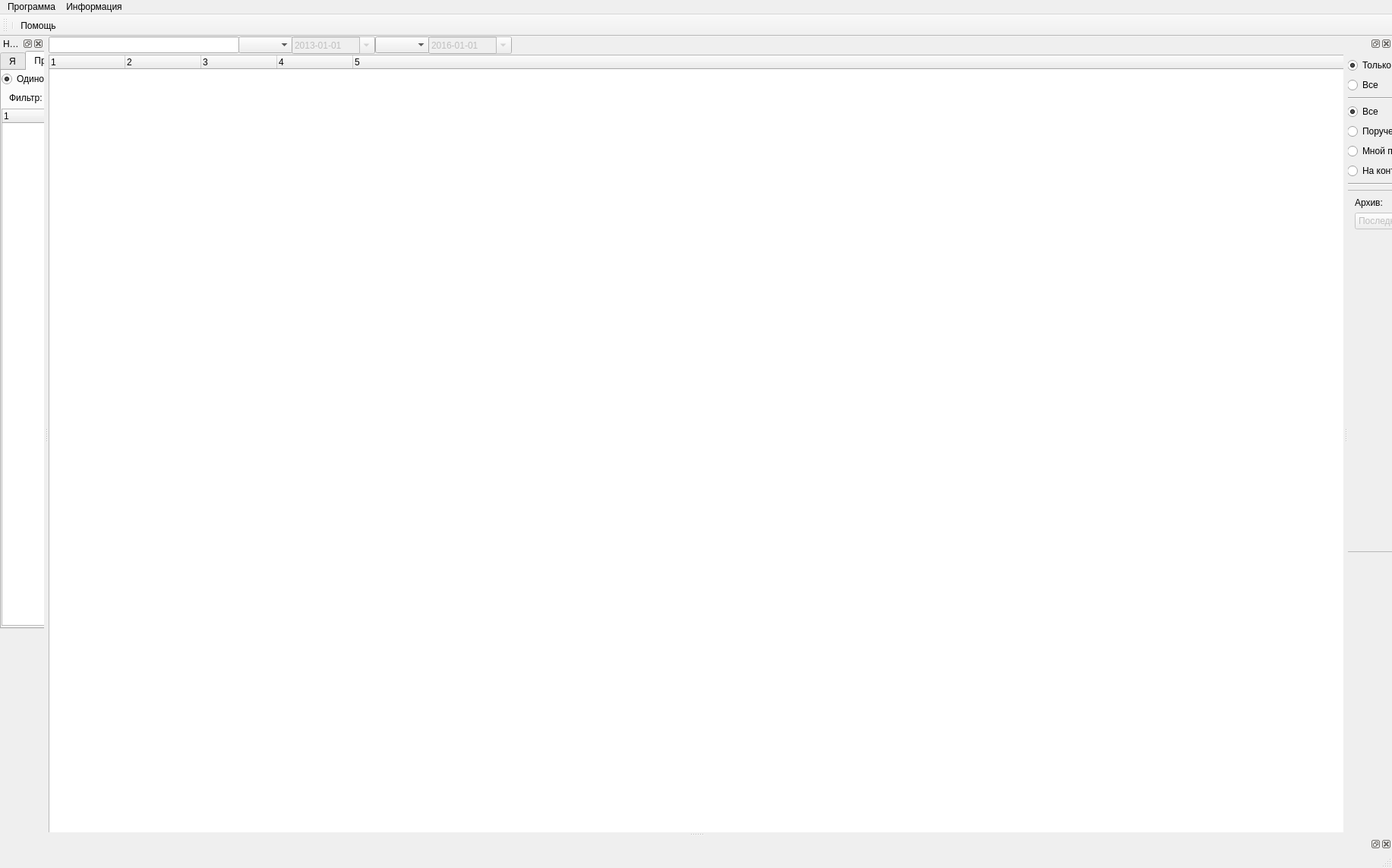
<?xml version="1.0" encoding="UTF-8"?>
<ui version="4.0">
 <class>MainWindowFull</class>
 <widget class="QMainWindow" name="MainWindowFull">
  <property name="geometry">
   <rect>
    <x>0</x>
    <y>0</y>
    <width>1833</width>
    <height>1143</height>
   </rect>
  </property>
  <property name="windowTitle">
   <string>MainWindowFull</string>
  </property>
  <property name="locale">
   <locale language="Russian" country="Russia"/>
  </property>
  <property name="dockOptions">
   <set>QMainWindow::AllowNestedDocks|QMainWindow::AllowTabbedDocks|QMainWindow::AnimatedDocks</set>
  </property>
  <widget class="QWidget" name="centralWidget">
   <property name="enabled">
    <bool>true</bool>
   </property>
   <widget class="QWidget" name="verticalLayoutWidget_2">
    <property name="geometry">
     <rect>
      <x>0</x>
      <y>0</y>
      <width>2971</width>
      <height>1481</height>
     </rect>
    </property>
    <layout class="QVBoxLayout" name="issuesLayout" stretch="0,0">
     <property name="spacing">
      <number>0</number>
     </property>
     <item>
      <widget class="QWidget" name="widget" native="true">
       <property name="minimumSize">
        <size>
         <width>0</width>
         <height>24</height>
        </size>
       </property>
       <widget class="QLineEdit" name="issuesFilter_field_name">
        <property name="geometry">
         <rect>
          <x>0</x>
          <y>0</y>
          <width>251</width>
          <height>22</height>
         </rect>
        </property>
       </widget>
       <widget class="QComboBox" name="issuesFilter_field_assigned_to">
        <property name="geometry">
         <rect>
          <x>250</x>
          <y>0</y>
          <width>72</width>
          <height>22</height>
         </rect>
        </property>
       </widget>
       <widget class="QDateEdit" name="issuesFilter_field_due_date">
        <property name="enabled">
         <bool>false</bool>
        </property>
        <property name="geometry">
         <rect>
          <x>320</x>
          <y>0</y>
          <width>110</width>
          <height>23</height>
         </rect>
        </property>
        <property name="displayFormat">
         <string>yyyy-MM-dd</string>
        </property>
        <property name="calendarPopup">
         <bool>true</bool>
        </property>
        <property name="date">
         <date>
          <year>2013</year>
          <month>1</month>
          <day>1</day>
         </date>
        </property>
       </widget>
       <widget class="QComboBox" name="issuesFilter_field_status">
        <property name="geometry">
         <rect>
          <x>430</x>
          <y>0</y>
          <width>72</width>
          <height>22</height>
         </rect>
        </property>
       </widget>
       <widget class="QDateEdit" name="issuesFilter_field_updated_on">
        <property name="enabled">
         <bool>false</bool>
        </property>
        <property name="geometry">
         <rect>
          <x>500</x>
          <y>0</y>
          <width>110</width>
          <height>23</height>
         </rect>
        </property>
        <property name="displayFormat">
         <string>yyyy-MM-dd</string>
        </property>
        <property name="calendarPopup">
         <bool>true</bool>
        </property>
        <property name="date">
         <date>
          <year>2016</year>
          <month>1</month>
          <day>1</day>
         </date>
        </property>
       </widget>
      </widget>
     </item>
     <item>
      <widget class="QTreeWidget" name="issuesTree">
       <property name="columnCount">
        <number>5</number>
       </property>
       <column>
        <property name="text">
         <string notr="true">1</string>
        </property>
       </column>
       <column>
        <property name="text">
         <string notr="true">2</string>
        </property>
       </column>
       <column>
        <property name="text">
         <string notr="true">3</string>
        </property>
       </column>
       <column>
        <property name="text">
         <string notr="true">4</string>
        </property>
       </column>
       <column>
        <property name="text">
         <string notr="true">5</string>
        </property>
       </column>
      </widget>
     </item>
    </layout>
   </widget>
  </widget>
  <widget class="QMenuBar" name="menubar">
   <property name="geometry">
    <rect>
     <x>0</x>
     <y>0</y>
     <width>1833</width>
     <height>19</height>
    </rect>
   </property>
   <widget class="QMenu" name="menu">
    <property name="title">
     <string>Программа</string>
    </property>
    <addaction name="actionQuit"/>
   </widget>
   <widget class="QMenu" name="menu_2">
    <property name="title">
     <string>Информация</string>
    </property>
    <addaction name="actionHelp"/>
   </widget>
   <addaction name="menu"/>
   <addaction name="menu_2"/>
  </widget>
  <widget class="QDockWidget" name="navigationDock">
   <property name="locale">
    <locale language="Russian" country="Russia"/>
   </property>
   <property name="windowTitle">
    <string>Навигация</string>
   </property>
   <attribute name="dockWidgetArea">
    <number>1</number>
   </attribute>
   <widget class="QWidget" name="navigationDockContents">
    <widget class="QTabWidget" name="navigationTabs">
     <property name="geometry">
      <rect>
       <x>0</x>
       <y>0</y>
       <width>271</width>
       <height>761</height>
      </rect>
     </property>
     <property name="currentIndex">
      <number>1</number>
     </property>
     <property name="elideMode">
      <enum>Qt::ElideNone</enum>
     </property>
     <widget class="QWidget" name="meTab">
      <attribute name="title">
       <string>Я</string>
      </attribute>
     </widget>
     <widget class="QWidget" name="projectsTab">
      <attribute name="title">
       <string>Проекты</string>
      </attribute>
      <widget class="QTreeWidget" name="projects">
       <property name="geometry">
        <rect>
         <x>0</x>
         <y>50</y>
         <width>271</width>
         <height>681</height>
        </rect>
       </property>
       <property name="sortingEnabled">
        <bool>false</bool>
       </property>
       <property name="wordWrap">
        <bool>true</bool>
       </property>
       <property name="headerHidden">
        <bool>false</bool>
       </property>
       <property name="columnCount">
        <number>1</number>
       </property>
       <column>
        <property name="text">
         <string notr="true">1</string>
        </property>
       </column>
      </widget>
      <widget class="QWidget" name="horizontalLayoutWidget">
       <property name="geometry">
        <rect>
         <x>0</x>
         <y>0</y>
         <width>195</width>
         <height>22</height>
        </rect>
       </property>
       <layout class="QHBoxLayout" name="horizontalLayout">
        <item>
         <widget class="QRadioButton" name="projectsRadio_recursive_off">
          <property name="text">
           <string>Одиночно</string>
          </property>
          <property name="checked">
           <bool>true</bool>
          </property>
         </widget>
        </item>
        <item>
         <widget class="QRadioButton" name="projectsRadio_recursive_on">
          <property name="text">
           <string>Рекурсивно</string>
          </property>
         </widget>
        </item>
       </layout>
      </widget>
      <widget class="QLineEdit" name="projectFilter_field_name">
       <property name="geometry">
        <rect>
         <x>70</x>
         <y>25</y>
         <width>191</width>
         <height>22</height>
        </rect>
       </property>
      </widget>
      <widget class="QLabel" name="label_2">
       <property name="geometry">
        <rect>
         <x>10</x>
         <y>29</y>
         <width>59</width>
         <height>14</height>
        </rect>
       </property>
       <property name="text">
        <string>Фильтр:</string>
       </property>
      </widget>
     </widget>
     <widget class="QWidget" name="structureTab">
      <attribute name="title">
       <string>МИФИ</string>
      </attribute>
     </widget>
    </widget>
   </widget>
  </widget>
  <widget class="QDockWidget" name="filtersDock">
   <attribute name="dockWidgetArea">
    <number>2</number>
   </attribute>
   <widget class="QWidget" name="filtersDockContents">
    <widget class="QWidget" name="verticalLayoutWidget">
     <property name="geometry">
      <rect>
       <x>-1</x>
       <y>9</y>
       <width>183</width>
       <height>651</height>
      </rect>
     </property>
     <layout class="QVBoxLayout" name="filtersLayout">
      <item>
       <layout class="QVBoxLayout" name="verticalLayout_4">
        <item>
         <widget class="QRadioButton" name="issuesFilter_showClosed_no">
          <property name="text">
           <string>Только открытые</string>
          </property>
          <property name="checked">
           <bool>true</bool>
          </property>
          <property name="autoExclusive">
           <bool>false</bool>
          </property>
         </widget>
        </item>
        <item>
         <widget class="QRadioButton" name="issuesFilter_showClosed_yes">
          <property name="text">
           <string>Все</string>
          </property>
          <property name="autoExclusive">
           <bool>false</bool>
          </property>
         </widget>
        </item>
       </layout>
      </item>
      <item>
       <widget class="Line" name="line">
        <property name="orientation">
         <enum>Qt::Horizontal</enum>
        </property>
       </widget>
      </item>
      <item>
       <layout class="QVBoxLayout" name="verticalLayout_3">
        <item>
         <widget class="QRadioButton" name="issuesFilter_queryType_all">
          <property name="text">
           <string>Все</string>
          </property>
          <property name="checked">
           <bool>true</bool>
          </property>
          <property name="autoExclusive">
           <bool>false</bool>
          </property>
         </widget>
        </item>
        <item>
         <widget class="QRadioButton" name="issuesFilter_queryType_toMe">
          <property name="text">
           <string>Поручено мне</string>
          </property>
          <property name="autoExclusive">
           <bool>false</bool>
          </property>
         </widget>
        </item>
        <item>
         <widget class="QRadioButton" name="issuesFilter_queryType_fromMe">
          <property name="text">
           <string>Мной поручено</string>
          </property>
          <property name="autoExclusive">
           <bool>false</bool>
          </property>
         </widget>
        </item>
        <item>
         <widget class="QRadioButton" name="issuesFilter_queryType_followed">
          <property name="text">
           <string>На контроле</string>
          </property>
          <property name="autoExclusive">
           <bool>false</bool>
          </property>
         </widget>
        </item>
       </layout>
      </item>
      <item>
       <widget class="Line" name="line_2">
        <property name="orientation">
         <enum>Qt::Horizontal</enum>
        </property>
       </widget>
      </item>
      <item>
       <layout class="QVBoxLayout" name="verticalLayout_2">
        <item>
         <widget class="QFrame" name="frame">
          <property name="frameShape">
           <enum>QFrame::StyledPanel</enum>
          </property>
          <property name="frameShadow">
           <enum>QFrame::Raised</enum>
          </property>
          <widget class="QComboBox" name="issuesFilter_year">
           <property name="enabled">
            <bool>false</bool>
           </property>
           <property name="geometry">
            <rect>
             <x>10</x>
             <y>30</y>
             <width>151</width>
             <height>22</height>
            </rect>
           </property>
           <item>
            <property name="text">
             <string>Последние задачи</string>
            </property>
           </item>
          </widget>
          <widget class="QLabel" name="label">
           <property name="geometry">
            <rect>
             <x>10</x>
             <y>10</y>
             <width>59</width>
             <height>14</height>
            </rect>
           </property>
           <property name="text">
            <string>Архив:</string>
           </property>
          </widget>
         </widget>
        </item>
       </layout>
      </item>
     </layout>
    </widget>
    <zorder>verticalLayoutWidget</zorder>
    <zorder>verticalLayoutWidget_6</zorder>
   </widget>
  </widget>
  <widget class="QDockWidget" name="issueDock">
   <attribute name="dockWidgetArea">
    <number>8</number>
   </attribute>
   <widget class="QWidget" name="issueDockContents">
    <widget class="QWidget" name="verticalLayoutWidget_6">
     <property name="geometry">
      <rect>
       <x>0</x>
       <y>0</y>
       <width>1831</width>
       <height>1231</height>
      </rect>
     </property>
     <layout class="QVBoxLayout" name="issueLayout">
      <item>
       <widget class="QWidget" name="issueTitleContainer" native="true">
        <property name="minimumSize">
         <size>
          <width>0</width>
          <height>32</height>
         </size>
        </property>
        <property name="maximumSize">
         <size>
          <width>16777215</width>
          <height>32</height>
         </size>
        </property>
        <widget class="QLabel" name="issueTitle">
         <property name="geometry">
          <rect>
           <x>0</x>
           <y>0</y>
           <width>1831</width>
           <height>31</height>
          </rect>
         </property>
         <property name="font">
          <font>
           <pointsize>16</pointsize>
          </font>
         </property>
         <property name="text">
          <string/>
         </property>
        </widget>
       </widget>
      </item>
      <item>
       <layout class="QHBoxLayout" name="issueProperties">
        <item>
         <layout class="QFormLayout" name="issueLeftColumn"/>
        </item>
        <item>
         <layout class="QFormLayout" name="issueCentralColumn"/>
        </item>
        <item>
         <layout class="QFormLayout" name="issueRightColumn"/>
        </item>
       </layout>
      </item>
      <item>
       <layout class="QVBoxLayout" name="issueComments"/>
      </item>
     </layout>
    </widget>
   </widget>
  </widget>
  <widget class="QStatusBar" name="statusBar"/>
  <widget class="QToolBar" name="toolBar">
   <property name="windowTitle">
    <string>toolBar</string>
   </property>
   <attribute name="toolBarArea">
    <enum>TopToolBarArea</enum>
   </attribute>
   <attribute name="toolBarBreak">
    <bool>false</bool>
   </attribute>
   <addaction name="separator"/>
   <addaction name="toolActionHelp"/>
  </widget>
  <action name="toolActionHelp">
   <property name="icon">
    <iconset resource="mephi-tasks.qrc">
     <normaloff>:/images/help.png</normaloff>:/images/help.png</iconset>
   </property>
   <property name="text">
    <string>Помощь</string>
   </property>
   <property name="toolTip">
    <string>Помощь</string>
   </property>
  </action>
  <action name="actionQuit">
   <property name="text">
    <string>Завершить</string>
   </property>
  </action>
  <action name="actionHelp">
   <property name="text">
    <string>Помощь</string>
   </property>
  </action>
  <zorder>filtersDock</zorder>
  <zorder>issueDock</zorder>
 </widget>
 <resources>
  <include location="mephi-tasks.qrc"/>
 </resources>
 <connections/>
</ui>
